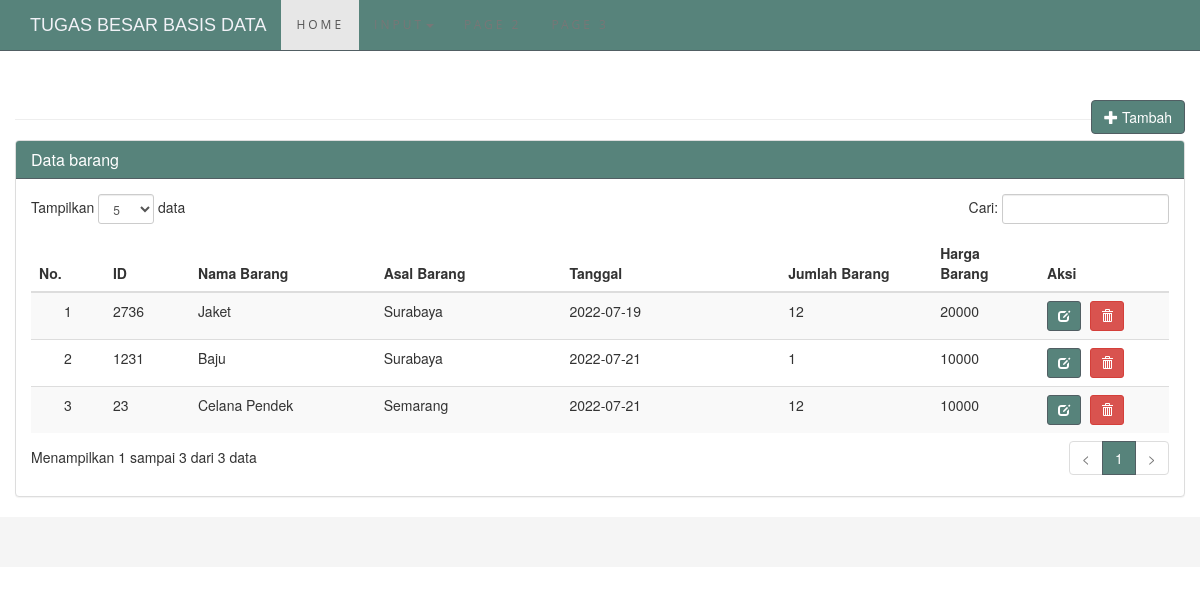
The page /page/data_barang.php on the database its author committed.
### tables this page shows
CREATE TABLE `is_barang` (
  `id` int(11) NOT NULL,
  `nama_barang` varchar(30) NOT NULL,
  `asal_barang` varchar(30) NOT NULL,
  `tanggal_stamp` date NOT NULL,
  `jumlah_barang` int(100) NOT NULL,
  `harga_barang` int(21) NOT NULL,
  `kondisi_barang` varchar(255) NOT NULL
);

### crud/barang.php (called while the page is built, shortened)
<?php
class barang {
    function view() {
        $db = new database();
        $mysqli = $db->connect();
        $query = "SELECT * FROM is_barang ORDER BY id DESC";
        $stmt = $mysqli->prepare($query);
        $stmt->execute();
        $result = $stmt->get_result();
        while ($data = $result->fetch_assoc()) {
            $hasil[] = $data;
        }
        return $hasil;
    }
}
?>

### crud/tampil-data.php (the view, shortened to what this page needs)
<div class="row">
    <div class="col-md-12">
      <div class="page-header">
        <h4>
        <br>
          <a class="btn btn-success pull-right" href="?page=tambah-data-barang">
            <i class="glyphicon glyphicon-plus"></i> Tambah
          </a>
        </h4>
      </div>
      <div class="panel panel-default">
        <div class="panel-heading">
          <h3 class="panel-title">Data barang</h3>
        </div>
        <div class="panel-body">
          <table class="table table-striped table-hover" id="dataTables-example">
            <thead>
              <tr>
                <th>No.</th>
                <th>ID</th>
                <th>Nama Barang</th>
                <th>Asal Barang</th>
                <th>Tanggal</th>
                <th>Jumlah Barang</th>
                <th>Harga Barang</th>
                <th>Aksi</th>
              </tr>
            </thead>
            <tbody>
            <?php
            require_once 'crud/barang.php';
            $barang = new barang();
            $result = $barang->view();
            $no = 1;
            if (!empty($result)) {
              foreach($result as $data) {
                echo "  <tr>
                      <td width='50' class='center'>$no</td>
                      <td width='60'>$data[id]</td>
                      <td width='150'>$data[nama_barang]</td>
                      <td width='150'>$data[asal_barang]</td>
                      <td width='180'>$data[tanggal_stamp]</td>
                      <td width='120'>$data[jumlah_barang]</td>
                      <td width='80'>$data[harga_barang]</td>
                      <td width='100'>
                        <div class=''>
                          <a data-toggle='tooltip' data-placement='top' title='Ubah' style='margin-right:5px' class='btn btn-success btn-sm' href='?page=ubah&id=$data[id]'>
                            <i class='glyphicon glyphicon-edit'></i>
                          </a>";
            ?>
                          <a data-toggle="tooltip" data-placement="top" title="Hapus" class="btn btn-danger btn-sm" href="crud/proses-hapus.php?id=<?php echo $data['id'];?>" onclick="return confirm('Anda yakin ingin menghapus barang <?php echo $data['nama_barang']; ?>?');">
                            <i class="glyphicon glyphicon-trash"></i>
                          </a>
            <?php
                echo "
                        </div>
                      </td>
                    </tr>";
                $no++;
              }
            }
            ?>
            </tbody>
          </table>
        </div>
      </div>
    </div>
  </div>

### assets/css/style.css (style rules this page uses)
body { padding-top: 40px; }
.panel-default > .panel-heading { background-color: #57837B; border-color: #515E63; color: #fff; }
.btn-success { background-color: #57837B; border-color: #515E63; color: #fff; }
.center { text-align: center; }

### rows shown on the page
is_barang: id "2736", nama_barang "Jaket", asal_barang "Surabaya", tanggal_stamp "2022-07-19", jumlah_barang "12", harga_barang "20000"
is_barang: id "1231", nama_barang "Baju", asal_barang "Surabaya", tanggal_stamp "2022-07-21", jumlah_barang "1", harga_barang "10000"
is_barang: id "23", nama_barang "Celana Pendek", asal_barang "Semarang", tanggal_stamp "2022-07-21", jumlah_barang "12", harga_barang "10000"
